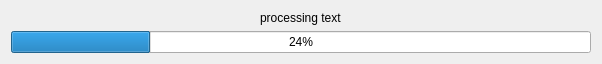
<?xml version="1.0" encoding="UTF-8"?>
<ui version="4.0">
 <class>ProcessingUI</class>
 <widget class="QWidget" name="ProcessingUI">
  <property name="windowModality">
   <enum>Qt::ApplicationModal</enum>
  </property>
  <property name="geometry">
   <rect>
    <x>0</x>
    <y>0</y>
    <width>602</width>
    <height>58</height>
   </rect>
  </property>
  <property name="maximumSize">
   <size>
    <width>16777215</width>
    <height>58</height>
   </size>
  </property>
  <property name="windowTitle">
   <string>Gaze Data Processing</string>
  </property>
  <layout class="QVBoxLayout" name="verticalLayout">
   <item alignment="Qt::AlignHCenter">
    <widget class="QLabel" name="label">
     <property name="text">
      <string>processing text</string>
     </property>
    </widget>
   </item>
   <item>
    <widget class="QProgressBar" name="progressBar">
     <property name="value">
      <number>24</number>
     </property>
    </widget>
   </item>
  </layout>
 </widget>
 <layoutdefault spacing="6" margin="11"/>
 <resources/>
 <connections/>
</ui>
